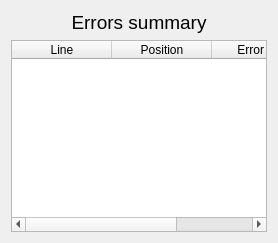
<?xml version="1.0" encoding="UTF-8"?>
<ui version="4.0">
 <class>ErrorList</class>
 <widget class="QWidget" name="ErrorList">
  <property name="geometry">
   <rect>
    <x>0</x>
    <y>0</y>
    <width>274</width>
    <height>242</height>
   </rect>
  </property>
  <property name="sizePolicy">
   <sizepolicy hsizetype="MinimumExpanding" vsizetype="Preferred">
    <horstretch>0</horstretch>
    <verstretch>0</verstretch>
   </sizepolicy>
  </property>
  <property name="windowTitle">
   <string>Form</string>
  </property>
  <layout class="QVBoxLayout" name="verticalLayout">
   <property name="sizeConstraint">
    <enum>QLayout::SizeConstraint::SetMinimumSize</enum>
   </property>
   <item>
    <widget class="QLabel" name="label">
     <property name="sizePolicy">
      <sizepolicy hsizetype="Minimum" vsizetype="Fixed">
       <horstretch>0</horstretch>
       <verstretch>0</verstretch>
      </sizepolicy>
     </property>
     <property name="font">
      <font>
       <pointsize>14</pointsize>
      </font>
     </property>
     <property name="text">
      <string>Errors summary</string>
     </property>
     <property name="alignment">
      <set>Qt::AlignmentFlag::AlignCenter</set>
     </property>
    </widget>
   </item>
   <item>
    <widget class="QTableWidget" name="tableWidget">
     <property name="sizePolicy">
      <sizepolicy hsizetype="Minimum" vsizetype="Minimum">
       <horstretch>0</horstretch>
       <verstretch>0</verstretch>
      </sizepolicy>
     </property>
     <column>
      <property name="text">
       <string>Line</string>
      </property>
     </column>
     <column>
      <property name="text">
       <string>Position</string>
      </property>
     </column>
     <column>
      <property name="text">
       <string>Error text</string>
      </property>
     </column>
    </widget>
   </item>
  </layout>
 </widget>
 <resources/>
 <connections/>
</ui>
